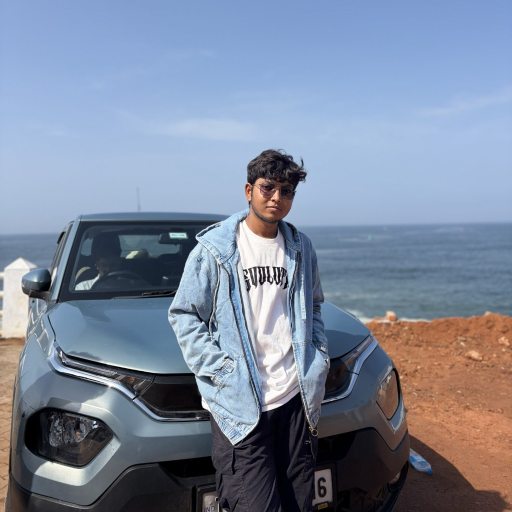
#> input picture assets/me.jpg, 1024 x 1024 px, found by its file name (shown at 1/2 size)
$ python make_square_avatar.py
#> lines starting #> are read from the running program, lines starting #| are printed output that depends on the picture
#!/usr/bin/env python3
from PIL import Image, ImageDraw, ImageFilter

# Load base photo
img = Image.open('assets/me.jpg').convert('RGBA')
w, h = img.size
#> w = 1024; h = 1024

# Crop subject around upper torso and face (square aspect ratio)
crop_box = (int(w * 0.16), int(h * 0.12), int(w * 0.92), int(h * 0.88))
#> crop_box = (163, 122, 942, 901)
cropped = img.crop(crop_box)
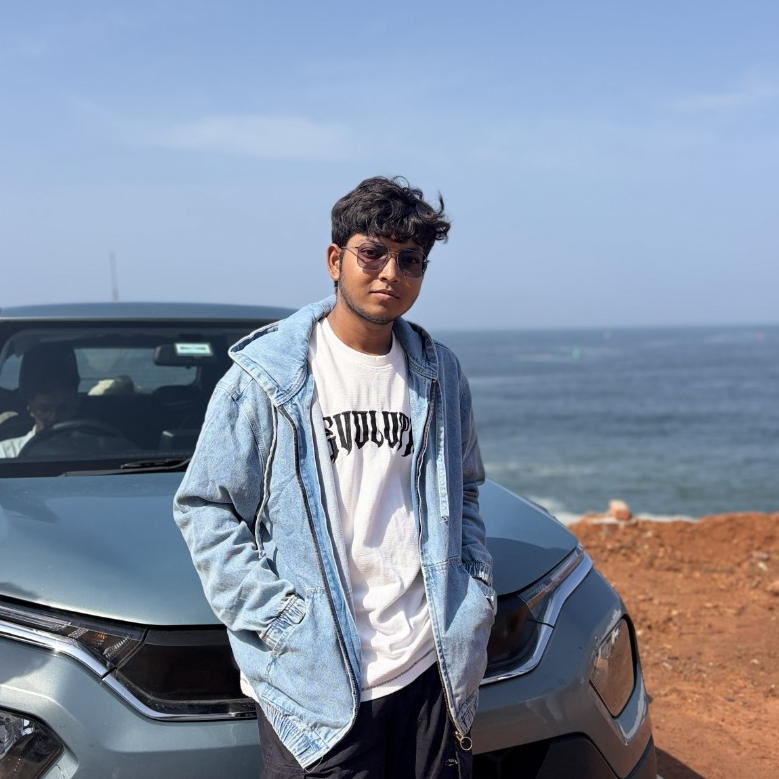
#> cropped: PIL image 779x779 RGBA; mean R, G, B, A 130.2, 142.9, 162.5, 255

canvas_size = 800
cropped_resized = cropped.resize((canvas_size, canvas_size), Image.Resampling.LANCZOS)

# Create transparent canvas
canvas = Image.new('RGBA', (canvas_size, canvas_size), (0, 0, 0, 0))
#> canvas: PIL image 800x800 RGBA; every value is 0

# Rounded square mask (radius = 48)
radius = 48
mask = Image.new('L', (canvas_size, canvas_size), 0)
#> mask: PIL image 800x800 L; every value is 0
mask_draw = ImageDraw.Draw(mask)
mask_draw.rounded_rectangle((10, 10, canvas_size - 10, canvas_size - 10), radius=radius, fill=255)

canvas.paste(cropped_resized, (0, 0), mask)
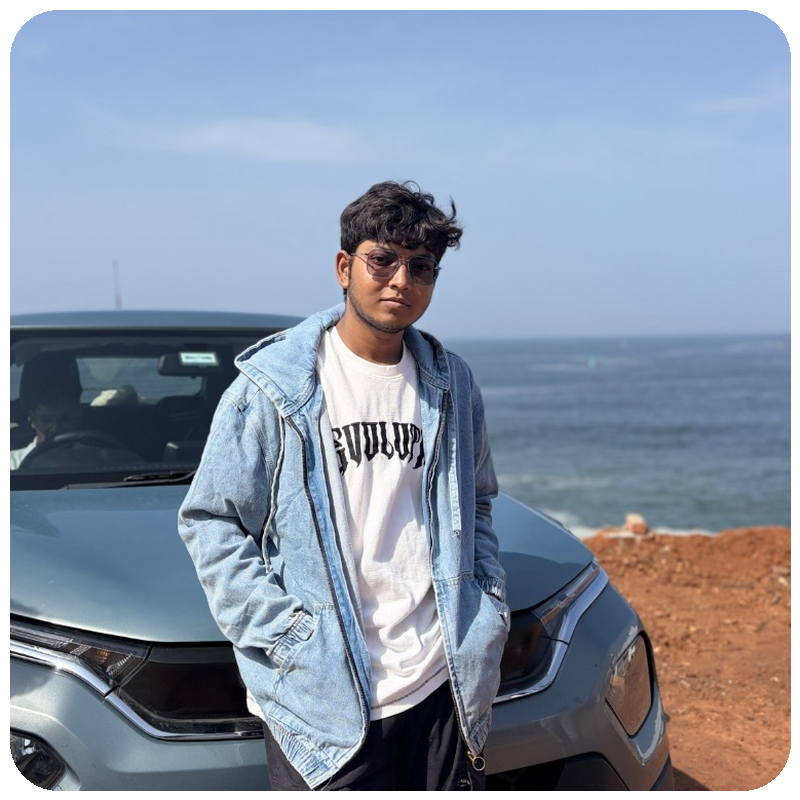
#> canvas: PIL image 800x800 RGBA; mean R, G, B, A 124.2, 136.4, 155, 242.2; transparent parts drawn white

# Dual Neon Glow Border (Cyan #00F0FF & Matrix Green #39D353)
glow_layer = Image.new('RGBA', (canvas_size, canvas_size), (0, 0, 0, 0))
glow_draw = ImageDraw.Draw(glow_layer)

for i in range(12, 0, -2):
    alpha = int(255 * (1 - i / 12) * 0.45)
    glow_draw.rounded_rectangle((10 - i, 10 - i, canvas_size - 10 + i, canvas_size - 10 + i), radius=radius + i, outline=(0, 240, 255, alpha), width=3)

glow_layer = glow_layer.filter(ImageFilter.GaussianBlur(3))
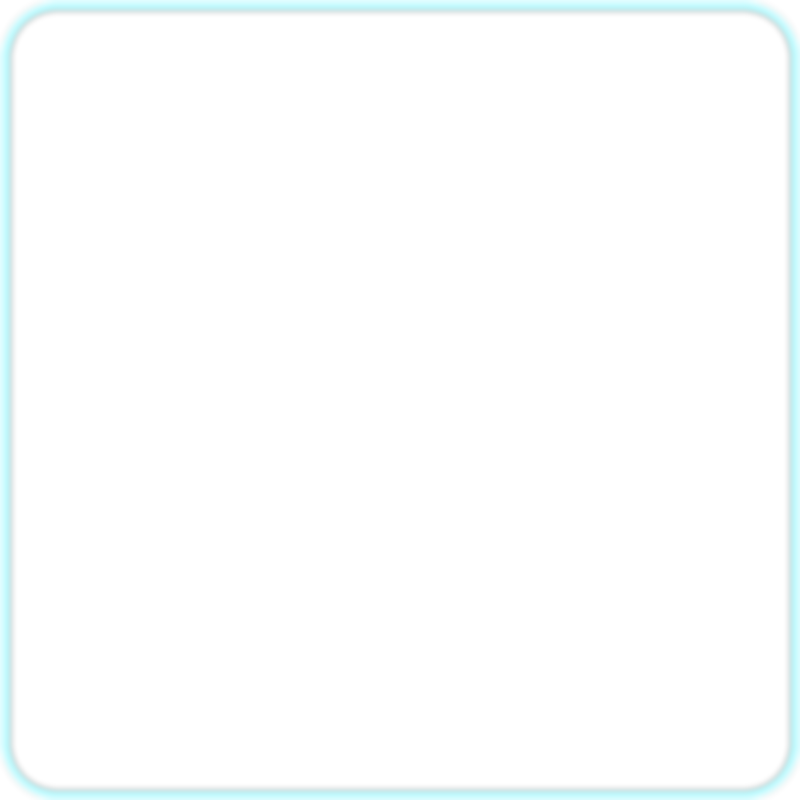
#> glow_layer: PIL image 800x800 RGBA; mean R, G, B, A 0, 12.3, 13.1, 3.1; transparent parts drawn white
canvas = Image.alpha_composite(canvas, glow_layer)
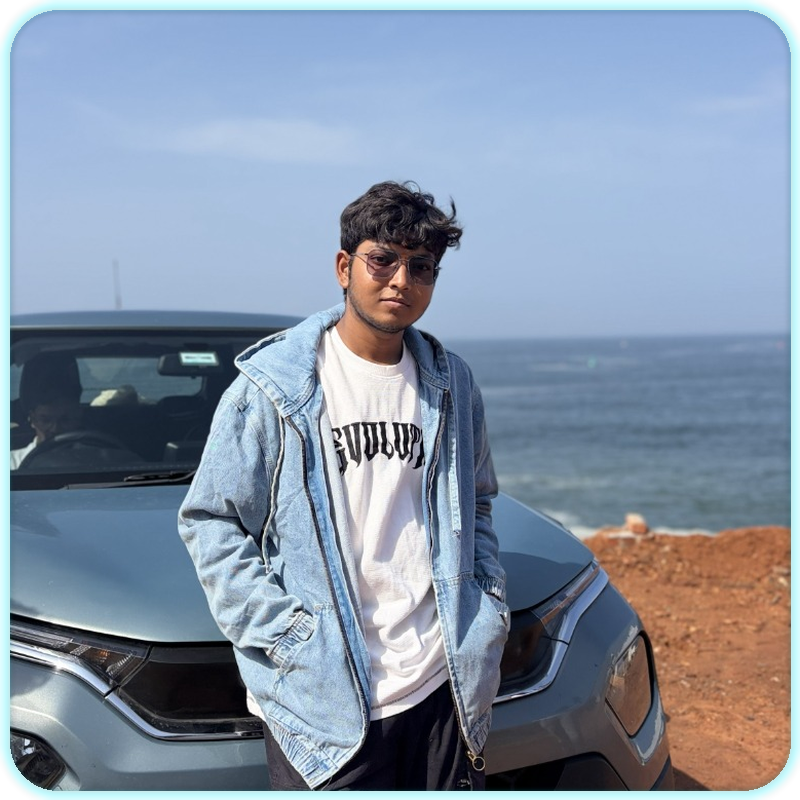
#> canvas: PIL image 800x800 RGBA; mean R, G, B, A 123.8, 146.6, 165.8, 244.6; transparent parts drawn white

# Crisp neon foreground stokes
final_draw = ImageDraw.Draw(canvas)
final_draw.rounded_rectangle((10, 10, canvas_size - 10, canvas_size - 10), radius=radius, outline='#00F0FF', width=6)
final_draw.rounded_rectangle((20, 20, canvas_size - 20, canvas_size - 20), radius=radius - 10, outline='#39D353', width=3)

canvas.save('assets/cyber_avatar.png')
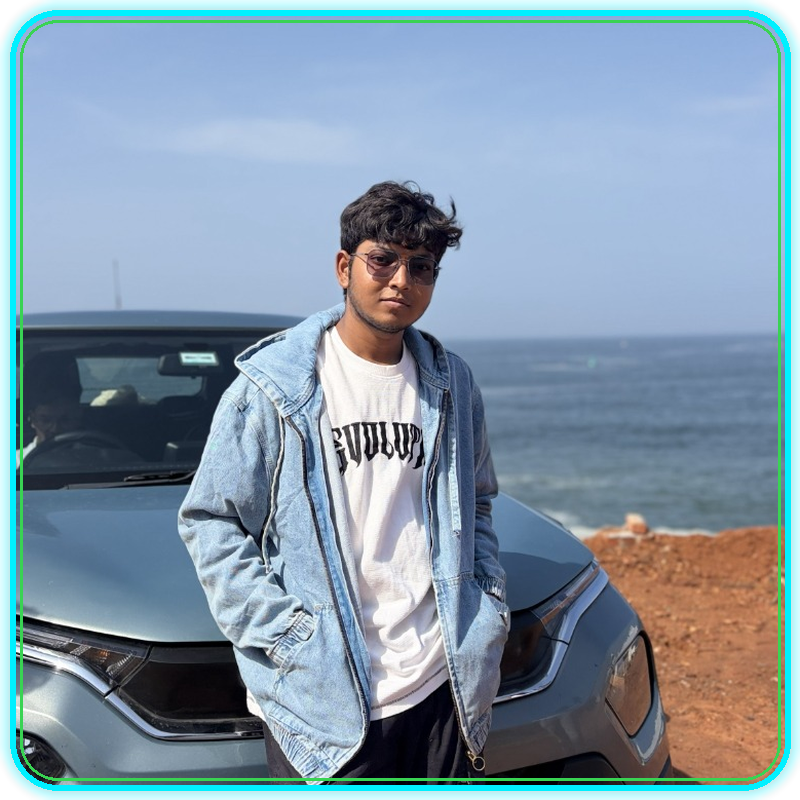
#> saved as cyber_avatar.png: PIL image 800x800 RGBA; mean R, G, B, A 119.9, 150.9, 168, 244.6; transparent parts drawn white
print('Wrote square assets/cyber_avatar.png with rounded neon border!')

$ run again, with assets/profile.jpg copied over assets/me.jpg
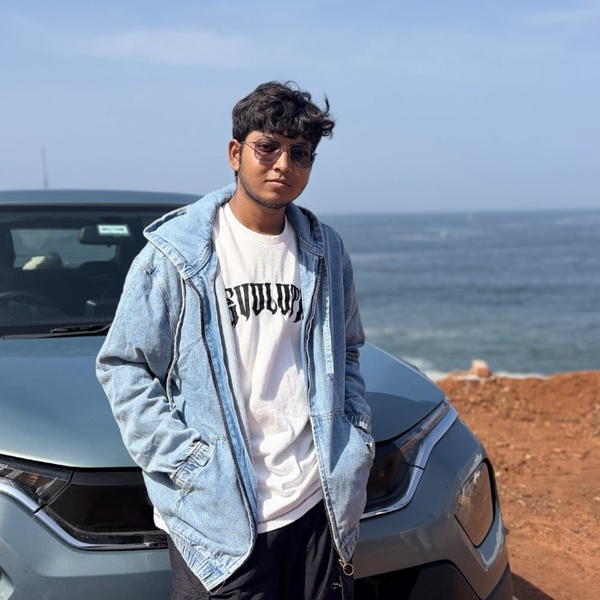
#> input picture assets/profile.jpg, 600 x 600 px, found by its file name
#> mask: PIL image 800x800 L; every value is 0
#> `canvas = Image.alpha_composite(canvas, glow_layer)`:
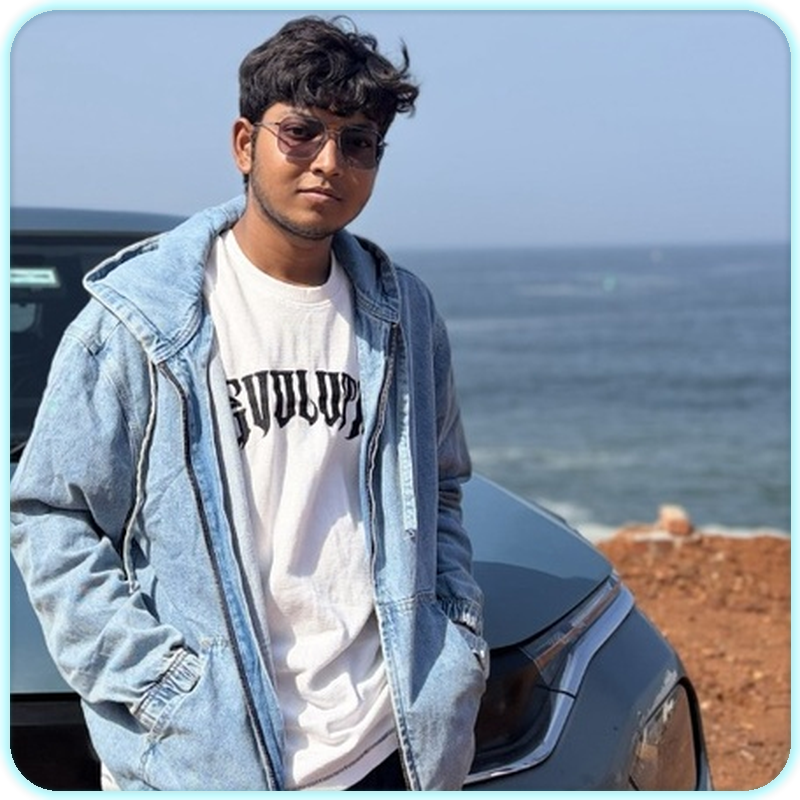
#> canvas: PIL image 800x800 RGBA; mean R, G, B, A 127.6, 148.6, 165, 244.6; transparent parts drawn white
#> `canvas.save('assets/cyber_avatar.png')`:
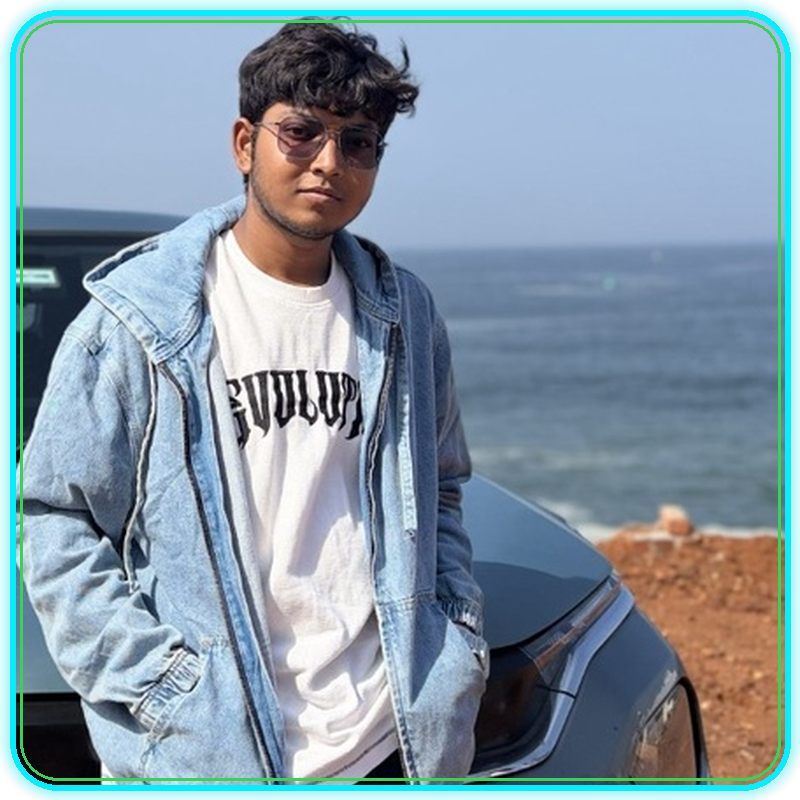
#> saved as cyber_avatar.png: PIL image 800x800 RGBA; mean R, G, B, A 123.3, 152.7, 167.1, 244.6; transparent parts drawn white
